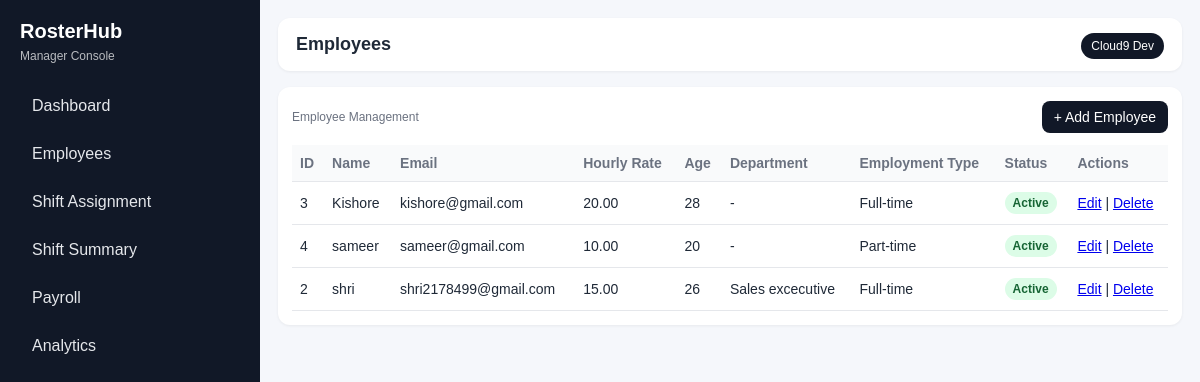
/employees/, run on the app's committed database.
### apps/employees/models.py (models this page shows, shortened)
class Employee(models.Model):
    EMPLOYMENT_TYPE_CHOICES = [
        ("full_time", "Full-time"),
        ("part_time", "Part-time"),
        ("contract", "Contract"),
    ]
    name = models.CharField(max_length=100)
    email = models.EmailField(unique=True)
    hourly_rate = models.DecimalField(max_digits=10, decimal_places=2)
    age = models.PositiveIntegerField()
    department = models.CharField(max_length=100, blank=True, null=True)
    employment_type = models.CharField(
        max_length=20,
        choices=EMPLOYMENT_TYPE_CHOICES,
        default="full_time"
    )
    is_active = models.BooleanField(default=True)
    created_at = models.DateTimeField(auto_now_add=True)
    updated_at = models.DateTimeField(auto_now=True)
    class Meta:
        ordering = ["name"]

### apps/employees/views.py (the view)
# urls.py: path("", views.employee_list, name="list"),
def employee_list(request):
    employees = Employee.objects.all().order_by("name")
    return render(request, "employees/list.html", {"employees": employees})

### templates/employees/list.html (shortened to what this page needs)
{% extends "base.html" %}
{% block page_title %}Employees{% endblock %}
{% block content %}
  <div class="card">
    <div style="display:flex; justify-content:space-between; align-items:center; margin-bottom:12px;">
      <div class="card-title" style="margin:0;">Employee Management</div>
      <a class="btn btn-primary" href="{% url 'employees:add' %}">+ Add Employee</a>
    </div>
    {% if employees %}
      <div style="overflow-x:auto;">
        <table class="table">
          <thead>
            <tr>
              <th>ID</th>
              <th>Name</th>
              <th>Email</th>
              <th>Hourly Rate</th>
              <th>Age</th>
              <th>Department</th>
              <th>Employment Type</th>
              <th>Status</th>
              <th>Actions</th>
            </tr>
          </thead>
          <tbody>
            {% for emp in employees %}
              <tr>
                <td>{{ emp.id }}</td>
                <td>{{ emp.name }}</td>
                <td>{{ emp.email }}</td>
                <td>{{ emp.hourly_rate }}</td>
                <td>{{ emp.age }}</td>
                <td>{{ emp.department|default:"-" }}</td>
                <td>{{ emp.get_employment_type_display }}</td>
                <td>
                  {% if emp.is_active %}
                    <span class="status-pill active">Active</span>
                  {% else %}
                    <span class="status-pill inactive">Inactive</span>
                  {% endif %}
                </td>
                <td>
                  <a href="{% url 'employees:edit' emp.id %}">Edit</a> |
                  <a href="{% url 'employees:delete' emp.id %}">Delete</a>
                </td>
              </tr>
            {% endfor %}
          </tbody>
        </table>
      </div>
    {% else %}
      <p>No employees found. Click <strong>Add Employee</strong> to create your first record.</p>
    {% endif %}
  </div>
{% endblock %}

### static/css/app.css (style rules this page uses)
* { box-sizing: border-box; }
body { margin: 0; font-family: Arial, sans-serif; background: #f5f7fb; color: #1f2937; }
.card { background: #fff; border-radius: 12px; padding: 14px; box-shadow: 0 1px 3px rgba(0,0,0,0.06); }
.card-title { font-size: 12px; color: #6b7280; margin-bottom: 8px; }
.btn { display: inline-block; text-decoration: none; border: none; border-radius: 8px; padding: 8px 12px; cursor: pointer; font-size: 14px; }
.btn-primary { background: #111827; color: #fff; }
.table { width: 100%; border-collapse: collapse; background: #fff; }
.table th, .table td { text-align: left; padding: 10px 8px; border-bottom: 1px solid #e5e7eb; font-size: 14px; }
.table th { color: #6b7280; font-weight: 600; background: #f9fafb; }
.status-pill { display: inline-block; padding: 4px 8px; border-radius: 999px; font-size: 12px; font-weight: 600; }
.status-pill.active { background: #dcfce7; color: #166534; }
html, body { height: 100%; margin: 0; overflow: hidden; }

### data on the page
Employee: id "3", name "Kishore", email "kishore@gmail.com", hourly_rate "20.00", age "28", department "-", employment_type "Full-time", is_active "Active"
Employee: id "4", name "sameer", email "sameer@gmail.com", hourly_rate "10.00", age "20", department "-", employment_type "Part-time", is_active "Active"
Employee: id "2", name "shri", email "shri2178499@gmail.com", hourly_rate "15.00", age "26", department "Sales excecutive", employment_type "Full-time", is_active "Active"
